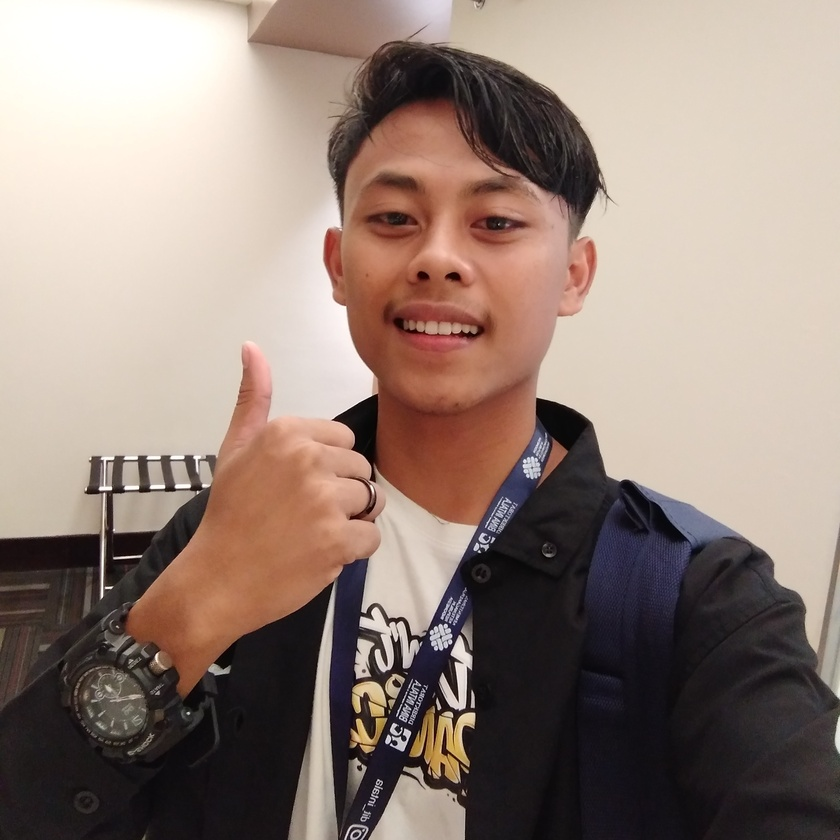
#> input picture cakjrun.jpg, 840 x 840 px, shrunk from 2448 x 2448 before the run, found by its file name
$ python hapus.py
#> lines starting #> are read from the running program, lines starting #| are printed output that depends on the picture; after the words box and inside, x2 and y2 are one past the last pixel; in counts of white or black regions, pixels touching at a corner belong together
import cv2
import cv2
import numpy as np

def remove_background(input_path, output_path):
    image = cv2.imread(input_path)
#> image is the input picture: shape (840, 840, 3); mean B, G, R 121.6, 131, 149.1

    hsv = cv2.cvtColor(image, cv2.COLOR_BGR2HSV)
#> hsv: shape (840, 840, 3); mean H, S, V 48.3, 56.4, 149.9

    lower_bound = np.array([0, 40, 40])
    upper_bound = np.array([180, 255, 255])

    mask = cv2.inRange(hsv, lower_bound, upper_bound)
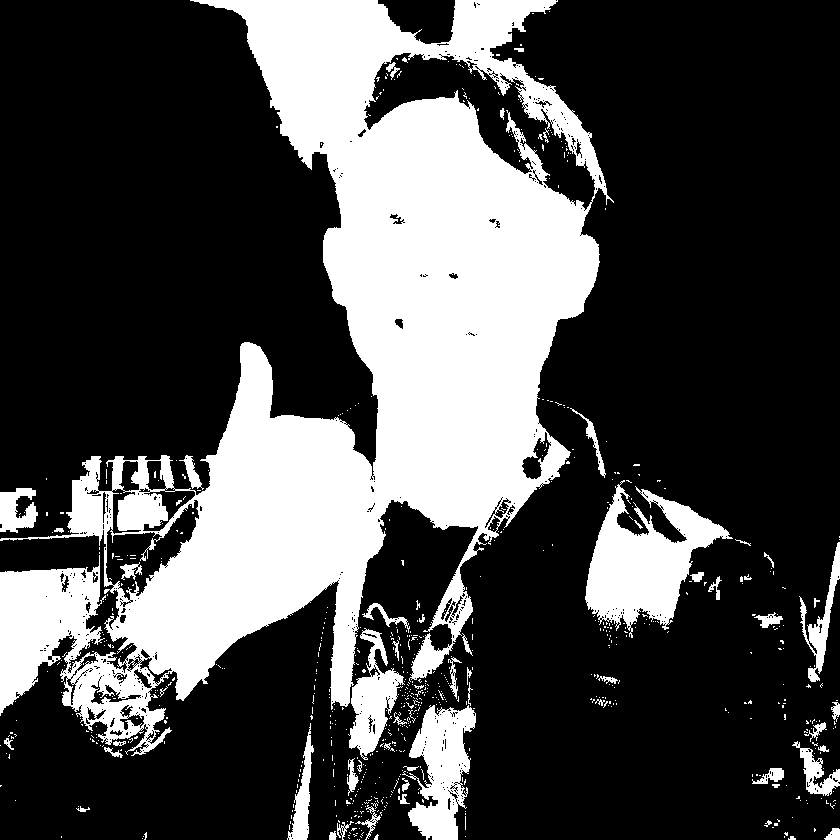
#> mask: shape (840, 840); 29.3% white; 724 white regions (665 under 20 px), largest, box (x1, y1, x2, y2) and area: (0, 0, 614, 756) 176659, (585, 480, 733, 638) 10556, (402, 705, 476, 840) 5606
    result = cv2.bitwise_and(image, image, mask=mask)
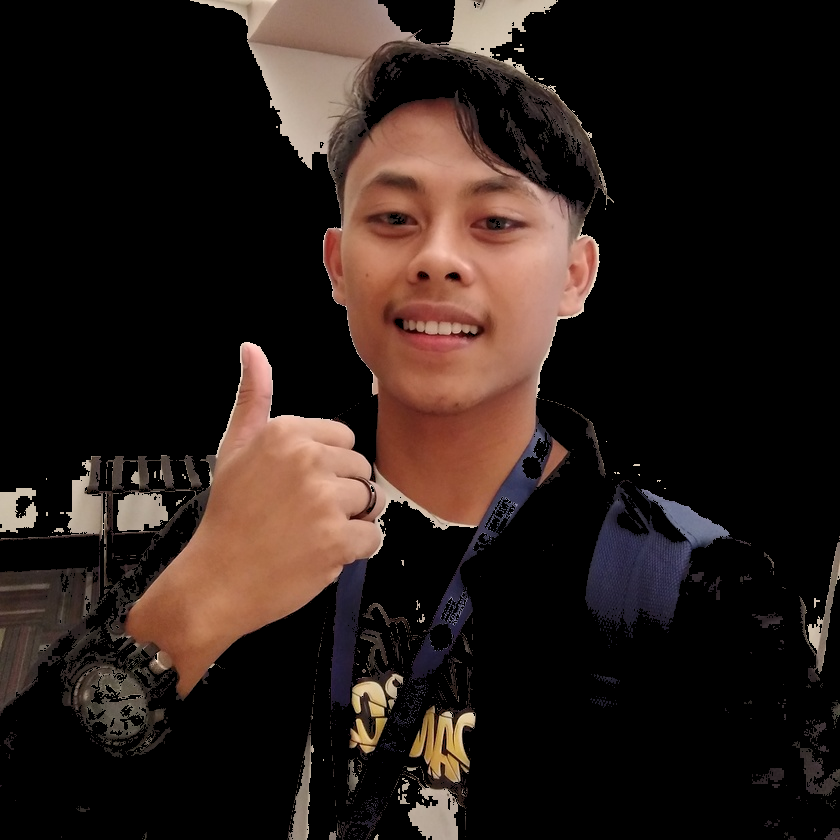
#> result: shape (840, 840, 3); mean B, G, R 24.9, 29.4, 40.9
    cv2.imwrite(output_path, result)

input_image_path = "D:\\tugas pak aljabar\\hapus background\\cakjrun.jpg"
output_image_path = "D:\\tugas pak aljabar\\hapus background\\cakjrun.png"

remove_background(input_image_path, output_image_path)

$ run again, with fajri.jpg copied over cakjrun.jpg
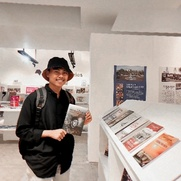
#> input picture fajri.jpg, 181 x 181 px, shrunk from 527 x 527 before the run, found by its file name
#> in remove_background, image is the input picture: shape (181, 181, 3); mean B, G, R 149.3, 156.6, 169.7
#> hsv: shape (181, 181, 3); mean H, S, V 21.2, 41.7, 170
#> in remove_background, `mask = cv2.inRange(hsv, lower_bound, upper_bound)`:
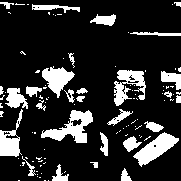
#> mask: shape (181, 181); 17.5% white; 106 white regions (77 under 20 px), largest, box (x1, y1, x2, y2) and area: (41, 110, 93, 143) 758, (133, 132, 179, 167) 677, (114, 70, 146, 106) 614
#> in remove_background, `result = cv2.bitwise_and(image, image, mask=mask)`:
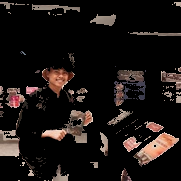
#> result: shape (181, 181, 3); mean B, G, R 18.5, 20.5, 26
